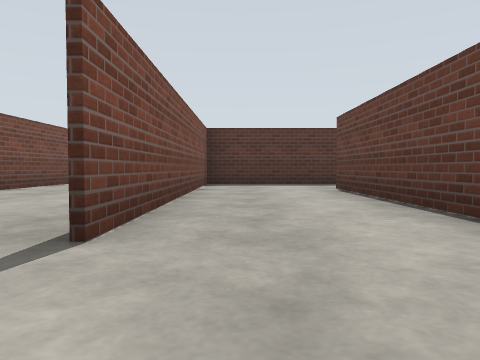
[1] (above)

16 first-person views from a walk through a robot-simulator world made for Gazebo. The camera is 0.72 m above the floor, tilts 2° down and sees 70° across. The floor is counted in squares, 2 m on a side. Each view is taken from the middle of a square. On the plan, view 1 faces up. The plan holds only what a view shows up to about 9 squares ahead; the rest is blank.

[2]
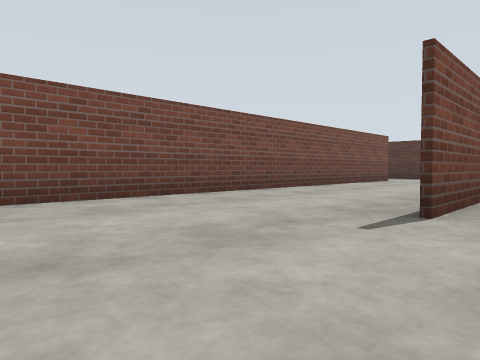

[3]
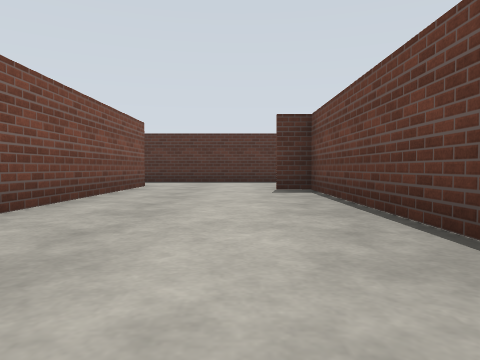

[4]
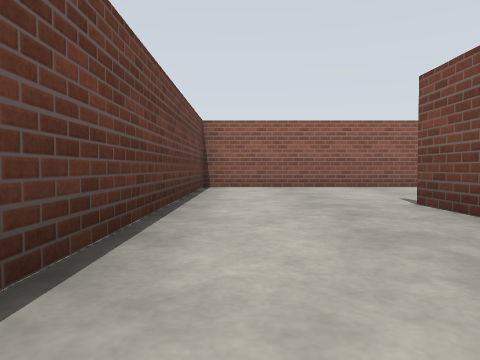

[5]
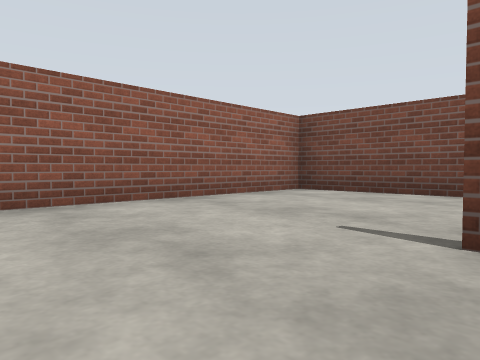

[6]
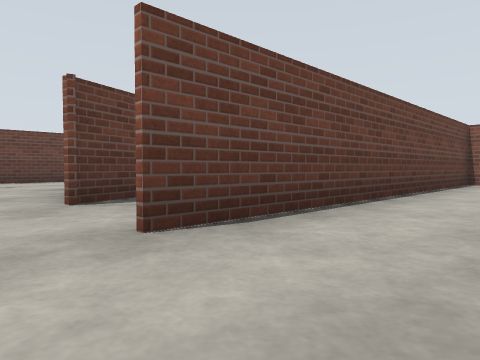

[7]
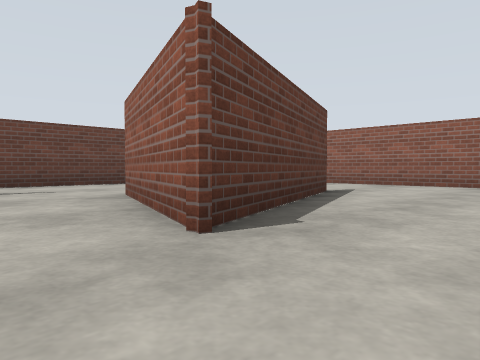

[8]
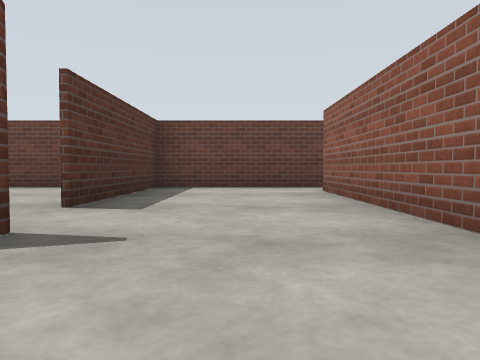

[9]
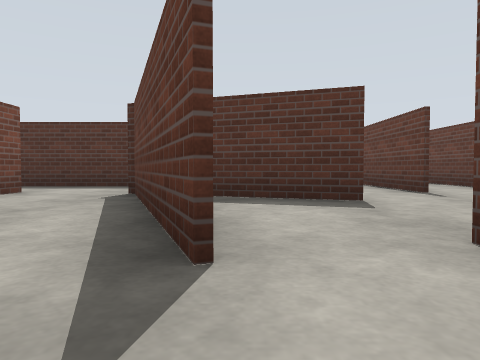

[10]
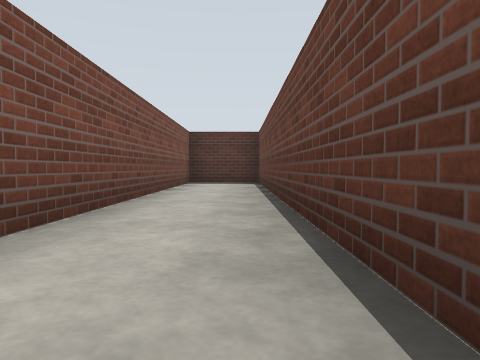

[11]
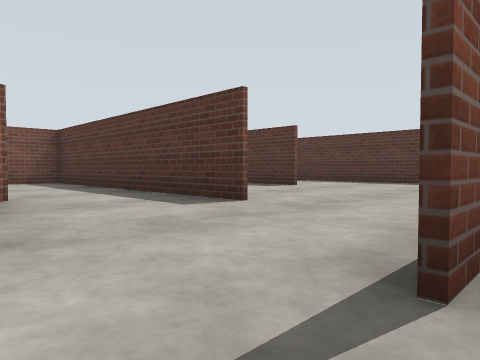

[12]
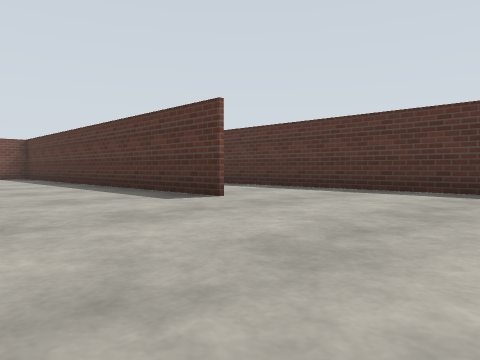

[13]
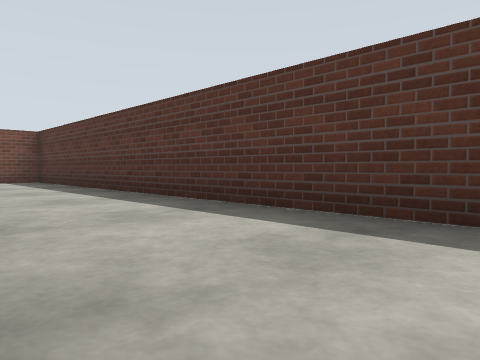

[14]
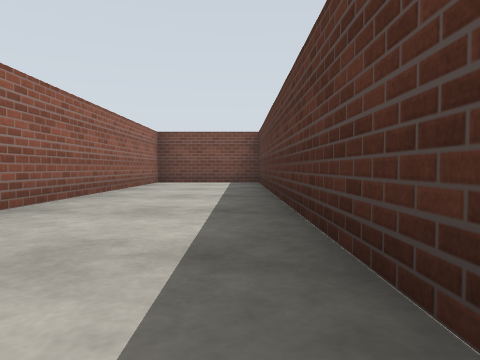

[15]
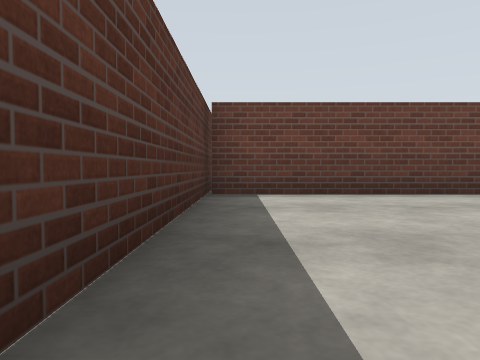

[16]
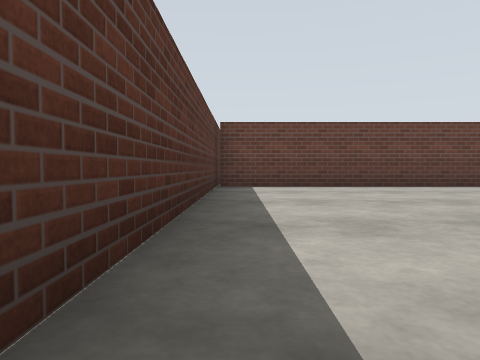

### Floor plan
Points are (right, up) in squares from view 1. A wall is a line through its corners. A room is listed if a view was taken in it or the views show most of it. See-through windows are left out.
Room 1 (views 1, 2, 3, 4, 5, 6, 7)
walls: (-0.8, 3.6) (-0.8, 7.7); (-0.7, 7.7) (-0.7, 1.6); (-3.9, 8.9) (-3.9, -1.5) (1.7, -1.5) (1.7, 6.1); (2.4, 7.7) (-1.5, 7.7); (-0.6, 10.9) (-4.5, 10.9)
ways out: opening at (2, 7) to room 2; opening at (-1, 10) to room 4; opening at (-4, 9.5)
Room 2 (views 8, 9)
walls: (4.9, 2.2) (3.5, 5.8) (5.3, 5.2); (3.2, -0.3) (8.4, -0.3); (9.5, 2.5) (6, 2.5); (9.5, -0.6) (9.5, 3.1); (1.8, 6.1) (1.8, 5.5); (5.4, 7.7) (2.4, 7.7)
ways out: opening at (2, 7) to room 1; opening at (4.5, 6.5) to room 3; gap at (6, 3) to room 3
Room 3 (views 10, 11)
walls: (7.7, 6) (7.7, 7.5); (6.4, 4.7) (4.6, 5.4); (5.3, 5.2) (6.4, 4.8); (9.5, 3.1) (9.5, 13.5) (8, 13.5); (7.8, 13.5) (7.8, 6)
ways out: opening at (4.5, 6.5) to room 2; gap at (6, 3) to room 2; opening at (6.5, 8) to room 4
Room 4 (views 12, 13, 14, 15, 16)
walls: (3.8, 10.9) (-0.6, 10.9); (8, 13.5) (-5.5, 13.5) (-5.5, 11) (0.1, 11); (7.7, 7.5) (7.7, 13.5)
ways out: opening at (-1, 10) to room 1; opening at (6.5, 8) to room 3

Where each view was taken, in squares from view 1:
view 1: 0 up, 0 right, facing up
view 2: 1 down, 0 right, facing up-left
view 3: 2 up, 2 left, facing up
view 4: 5 up, 1 right, facing down
view 5: 2 up, 1 right, facing down-left
view 6: 7 up, 0 right, facing down-right
view 7: 7 up, 2 right, facing down-right
view 8: 1 up, 3 right, facing right
view 9: 1 up, 5 right, facing up
view 10: 5 up, 9 right, facing up
view 11: 5 up, 8 right, facing up-left
view 12: 8 up, 7 right, facing up-left
view 13: 11 up, 4 right, facing up-left
view 14: 13 up, 3 right, facing left
view 15: 13 up, 3 right, facing right
view 16: 13 up, 1 right, facing right
